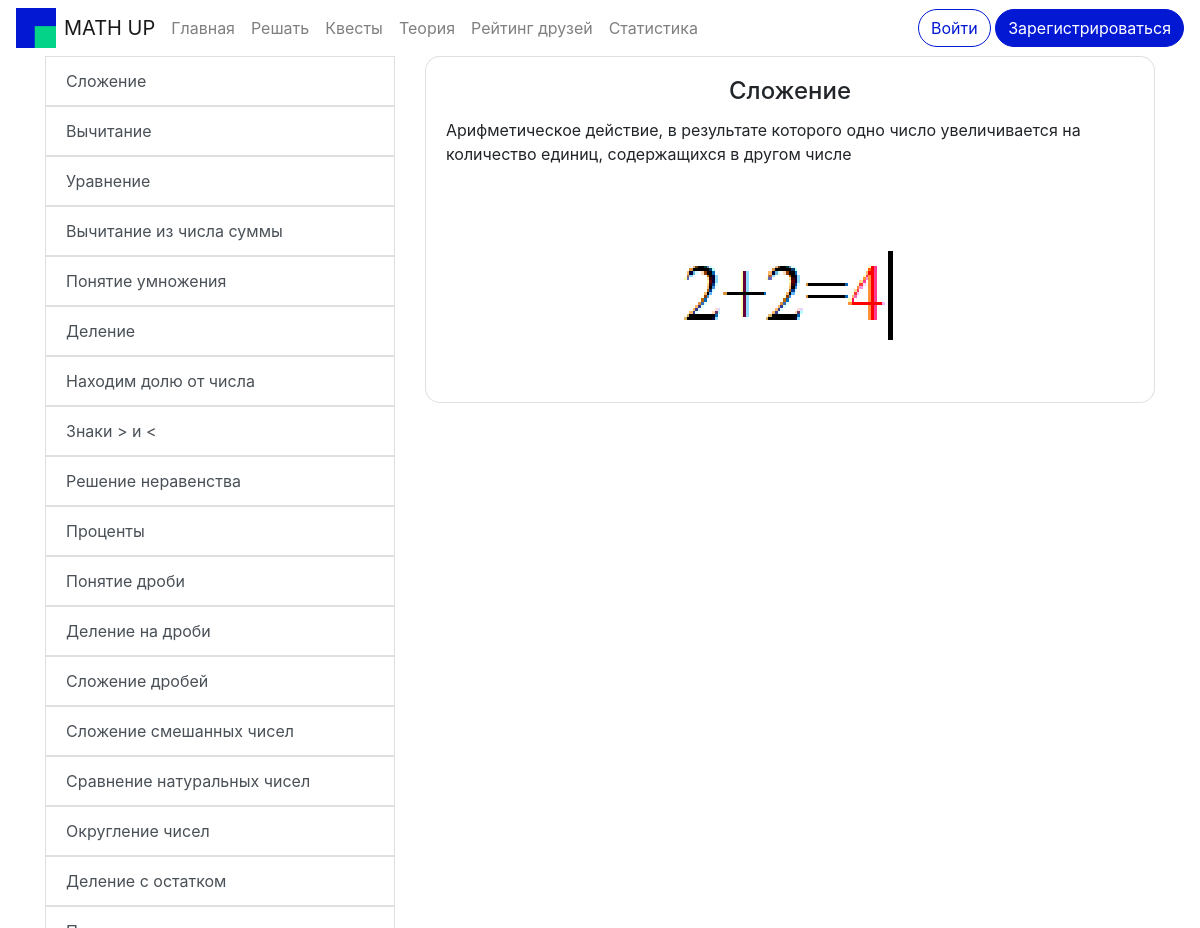
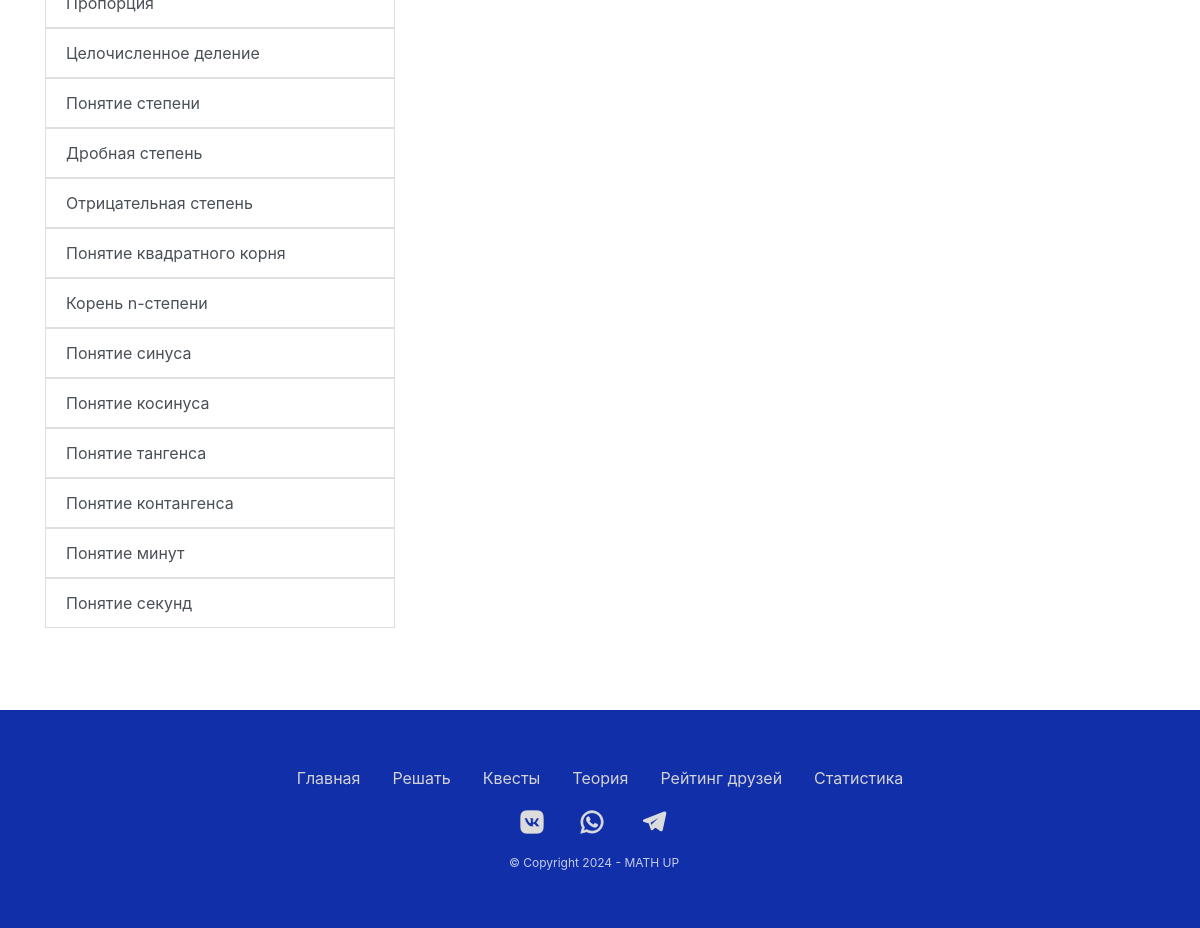
The app's page /theory with its own data (2 pictures, top to bottom).
### data/themes.py (models this page shows)
class Themes(SqlAlchemyBase):
    __tablename__ = 'themes'
    id = sa.Column(sa.Integer, primary_key=True, autoincrement=True)
    title = sa.Column(sa.String)

### data/theory.py (models this page shows)
class Theory(SqlAlchemyBase):
    __tablename__ = 'theory'
    id = sa.Column(sa.Integer, primary_key=True, autoincrement=True)
    name = sa.Column(sa.String)
    en_name = sa.Column(sa.String)
    theory = sa.Column(sa.String)
    example = sa.Column(sa.BLOB)

### pages/theory.py (the view, shortened to what this page needs)
@app.route('/theory', methods=['GET', 'POST'])
def theory_page():
    db_sess = db.create_session()
    return render_template(
        'theory.html',
        themes=db_sess.query(Themes).all(),
        theory=db_sess.query(Theory).filter(Theory.name == 'Сложение').first()
    )

### data/db_session.py (called while the page is built)
def create_session() -> Session:
    global __factory
    return __factory()

### templates/theory.html
{% extends "base.html" %}
{% block content %}
<div class="container">
    <div class="row">
        <div class="col-4">
            <div class="list-group">
                {% for theme in themes%}
                <form method="post">
                    <input type="submit" class="list-group-item list-group-item-action" name="btn" value="{{ theme.title }}">
                </form>
                {% endfor %}
            </div>
        </div>
        <div class="col">
            <div class="card">
                <div class="card-body">
                    <h4 class="card-title text-center">{{theory.name}}</h4>
                    <p class="card-text">{{theory.theory}}</p>
                    <div class="text-center">
                        <img src="{{ url_for('static', filename='img/' + theory.en_name + '.png') }}" alt="ну емае((">
                    </div>
                </div>
            </div>
        </div>
    </div>
</div>
{% endblock %}

### templates/base.html (shortened to what this page needs)
<!DOCTYPE html>
<html lang="en">
<head>
    <link rel="stylesheet" href="https://stackpath.bootstrapcdn.com/bootstrap/4.5.0/css/bootstrap.min.css">
    <link rel="stylesheet" type="text/css" href="{{ url_for('static', filename='css/style.css') }}">
</head>
<body>
<nav class="navbar navbar-expand-lg navbar-light">
    <svg width="40" height="40" viewBox="0 0 64 64" fill="none" xmlns="http://www.w3.org/2000/svg">
        <rect width="65" height="64" fill="#0318D3"/>
        <rect x="30" y="29" width="35" height="35" fill="#03D388"/>
    </svg>
    <a class="navbar-brand mx-2" href="/">MATH UP</a>
    <div class="collapse navbar-collapse text-center" id="navbar">
        <ul class="navbar-nav mr-auto nav-pills">
            <li class="nav-item">
                <a class="nav-link" href="/">Главная</a>
            </li>
            <li class="nav-item">
                <a class="nav-link" href="/solve/dif">Решать</a>
            </li>
            <li class="nav-item">
                <a class="nav-link" href="/quests/speed">Квесты</a>
            </li>
            <li class="nav-item">
                <a class="nav-link" href="/theory">Теория</a>
            </li>
            <li class="nav-item">
                <a class="nav-link" href="/">Рейтинг друзей</a>
            </li>
            <li class="nav-item">
                <a class="nav-link" href="/stats">Статистика</a>
            </li>
        </ul>
        {% if current_user.is_authenticated %}
        <ul class="navbar-nav">
            <li class="nav-item">
                <a class="nav-link" href="/logout">
                    <span class="logout">Выйти</span>
                </a>
            </li>
            <li class="nav-item">
                <a class="nav-link" href="/lcab">
                    <span class="lcab">Личный кабинет</span>
                </a>
            </li>
            {% else %}
            <div class="text-end">
                <a href="/login">
                    <button type="button" class="btn btn-outline-primary">Войти</button>
                </a>
                <a href="/registration">
                    <button type="button" class="btn btn-primary">Зарегистрироваться</button>
                </a>
            </div>
        {% endif %}
    </div>
</nav>
<main>
    {% block content %}
    {% endblock %}
</main>
<footer class="text-center bd-footer py-4 py-md-5 mt-5">
    <ul class="nav justify-content-center footer-nav">
        <li class="nav-item">
            <a class="nav-link" href="/">Главная</a>
        </li>
        <li class="nav-item">
            <a class="nav-link" href="/solve/dif">Решать</a>
        </li>
        <li class="nav-item">
            <a class="nav-link" href="/quests/speed/easy">Квесты</a>
        </li>
        <li class="nav-item">
            <a class="nav-link" href="/theory">Теория</a>
        </li>
        <li class="nav-item">
            <a class="nav-link" href="/">Рейтинг друзей</a>
        </li>
        <li class="nav-item">
            <a class="nav-link" href="/stats">Статистика</a>
        </li>
    </ul>
    <div>
    </div>
    <div class="my-2" style="opacity: 0.75; color: white; font-size: 12px; width: 99%">&copy Copyright 2024 - MATH UP</div>
</footer>
</body>
</html>

### static/css/style.css (style rules this page uses)
html { position: relative; min-height: 100%; }
main { padding-bottom: 300px; }
.btn { border-radius: 100px; }
.card { border-radius: 15px; }
.btn-primary { color: #fff; background-color: #0318D3; border-color: #0318D3; }
.btn-outline-primary { color: #0318D3; border-color: #0318D3; }
footer { position: absolute; bottom: 0; width: 100%; background: #122faa; color: #D3D3D3; }
footer .nav-link { color: #D3D3D3; text-decoration: none; }
.list-group { border-radius: 15px; }

### records on screen
Themes: btn "Сложение"
Themes: btn "Вычитание"
Themes: btn "Уравнение"
Themes: btn "Вычитание из числа суммы"
Themes: btn "Понятие умножения"
Themes: btn "Деление"
Themes: btn "Находим долю от числа"
Themes: btn "Знаки > и <"
Themes: btn "Решение неравенства"
Themes: btn "Проценты"
Themes: btn "Понятие дроби"
Themes: btn "Деление на дроби"
Themes: btn "Сложение дробей"
Themes: btn "Сложение смешанных чисел"
Themes: btn "Сравнение натуральных чисел"
Themes: btn "Округление чисел"
Themes: btn "Деление с остатком"
Themes: btn "Пропорция"
Themes: btn "Целочисленное деление"
Themes: btn "Понятие степени"
Themes: btn "Дробная степень"
Themes: btn "Отрицательная степень"
Themes: btn "Понятие квадратного корня"
Themes: btn "Корень n-степени"
Themes: btn "Понятие синуса"
Themes: btn "Понятие косинуса"
Themes: btn "Понятие тангенса"
Themes: btn "Понятие контангенса"
Themes: btn "Понятие минут"
Themes: btn "Понятие секунд"
Theory: name "Сложение", theory "Арифметическое действие, в результате которого одно число увеличивается на количество единиц, содержащихся в другом числе", en_name (picture)
